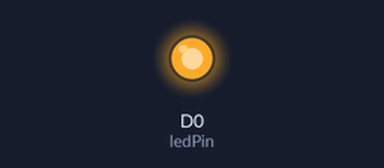
The sketch below on a simulated ESP8266 (NodeMCU). Shown: output pins drawn as LEDs (lit = HIGH).

Above: at 1.5 s.
At 4.5 s:
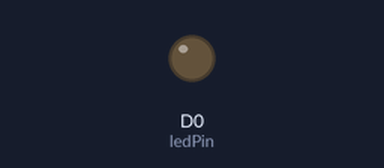
Timing chart, 0 to 7.8 s (numbered marks = the images above):
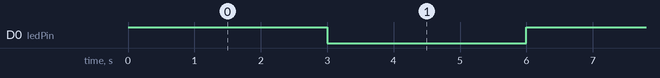

Measured:
- by itself, D0 (ledPin): alternates HIGH for 3.0 s and LOW for 3.0 s

The sketch:

Exercise1.ino
```cpp
// First, we define the variables we want to use.
// Here we have a single LED, we create a variable to
// store a reference to the Pin its on.
// In this case, its D0 (look closely at the Core to find it, bottom right)
int ledPin = D0;
// You'll need to wire an LED to this Pin to see it blink.


// This routine runs only once at the beginning
// As the name suggests we use it to set everything up

void setup() {
  // We want to tell the Core that we'll use
  // D0 as an output pin.
  pinMode(ledPin, OUTPUT);

  // pinMode and other operations should happen here and not in the loop
  // it gets messy otherwise.
}

// This gets called over and over
void loop() {
  // Now let's make this LED blink

  // First... On
  digitalWrite(ledPin, HIGH);   // Turn ON the LED pins
  // change 1
  delay(3000);               // Wait for 3000mS = 3 second

  // Now... Off
  digitalWrite(ledPin, LOW);   // Turn OFF the LED pins
  // change 2
  delay(3000);               // Wait for 3000mS = 3 second

  // rinse + repeat
}
```
